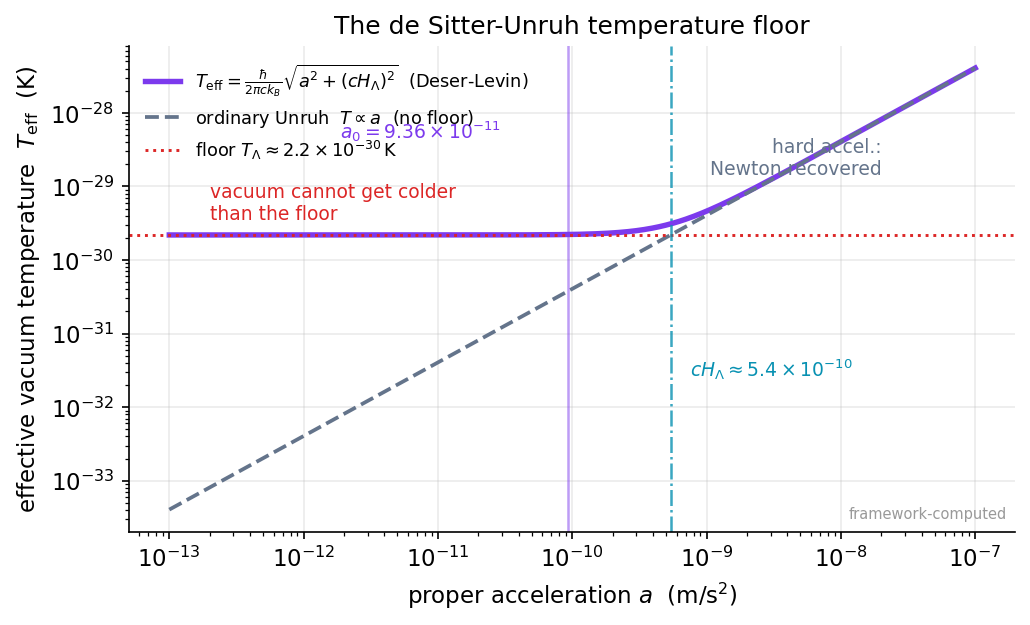

The script that saved this image:
import numpy as np, matplotlib
matplotlib.use("Agg")
import matplotlib.pyplot as plt
plt.rcParams.update({"figure.dpi":150,"savefig.dpi":150,"font.size":11,
    "axes.grid":True,"grid.alpha":0.25,"axes.spines.top":False,"axes.spines.right":False,
    "axes.titlesize":12,"figure.facecolor":"white","axes.facecolor":"white"})
C_FW="#7c3aed"; C_NEWTON="#64748b"; C_MOND="#0891b2"; C_DATA="#dc2626"

# Physical constants (hardcoded, published)
hbar = 1.054571817e-34      # J s
c    = 2.99792458e8         # m/s
kB   = 1.380649e-23         # J/K
H_L  = 1.8e-18              # s^-1, dark-energy expansion rate (chapter value)
a0   = 9.36e-11             # m/s^2, framework a0 = c^2 sqrt(Lambda/32pi)

a_dS = c*H_L                # de Sitter floor acceleration scale = c H_Lambda ~ 5.4e-10
pref = hbar/(2*np.pi*c*kB)  # converts an acceleration to a temperature

# acceleration axis spanning many decades around the floor
a = np.logspace(-13, -7, 600)   # m/s^2
T_unruh = pref*a                                   # ordinary flat-space Unruh
T_eff   = pref*np.sqrt(a**2 + a_dS**2)             # Deser-Levin quadrature
T_floor = pref*a_dS                                 # the floor T_Lambda

fig, ax = plt.subplots(figsize=(7,4.3))
ax.loglog(a, T_eff,   color=C_FW,     lw=2.6, label=r"$T_{\rm eff}=\frac{\hbar}{2\pi c k_B}\sqrt{a^2+(cH_\Lambda)^2}$  (Deser-Levin)")
ax.loglog(a, T_unruh, color=C_NEWTON, lw=1.8, ls="--", label=r"ordinary Unruh $\;T\propto a$  (no floor)")
ax.axhline(T_floor, color=C_DATA, lw=1.4, ls=":", label=r"floor $T_\Lambda\approx 2.2\times10^{-30}\,$K")
ax.axvline(a_dS, color=C_MOND, lw=1.2, ls="-.", alpha=0.8)
ax.axvline(a0,   color=C_FW,   lw=1.2, ls="-",  alpha=0.5)

# annotate the two acceleration markers
ax.annotate(r"$cH_\Lambda\approx5.4\times10^{-10}$", xy=(a_dS, pref*a_dS*0.06),
            xytext=(a_dS*1.4, pref*a_dS*0.012), color=C_MOND, fontsize=9)
ax.annotate(r"$a_0=9.36\times10^{-11}$", xy=(a0, pref*a0*30),
            xytext=(a0*0.02, pref*a0*120), color=C_FW, fontsize=9)
ax.text(2e-13, pref*a_dS*1.6, "vacuum cannot get colder\nthan the floor", fontsize=9, color=C_DATA)
ax.text(2e-8, pref*2e-8*0.18, "hard accel.:\nNewton recovered", fontsize=9, color=C_NEWTON, ha="right")

ax.set_xlabel(r"proper acceleration $a$  (m/s$^2$)")
ax.set_ylabel(r"effective vacuum temperature  $T_{\rm eff}$  (K)")
ax.set_title("The de Sitter-Unruh temperature floor")
ax.legend(frameon=False, fontsize=8.5, loc="upper left")
ax.text(0.99,0.02,"framework-computed",transform=ax.transAxes,ha="right",va="bottom",fontsize=7,color="#999")
fig.tight_layout(); fig.savefig("ch21_desitter_unruh_temperature_floor.png", bbox_inches="tight"); print("ok")
